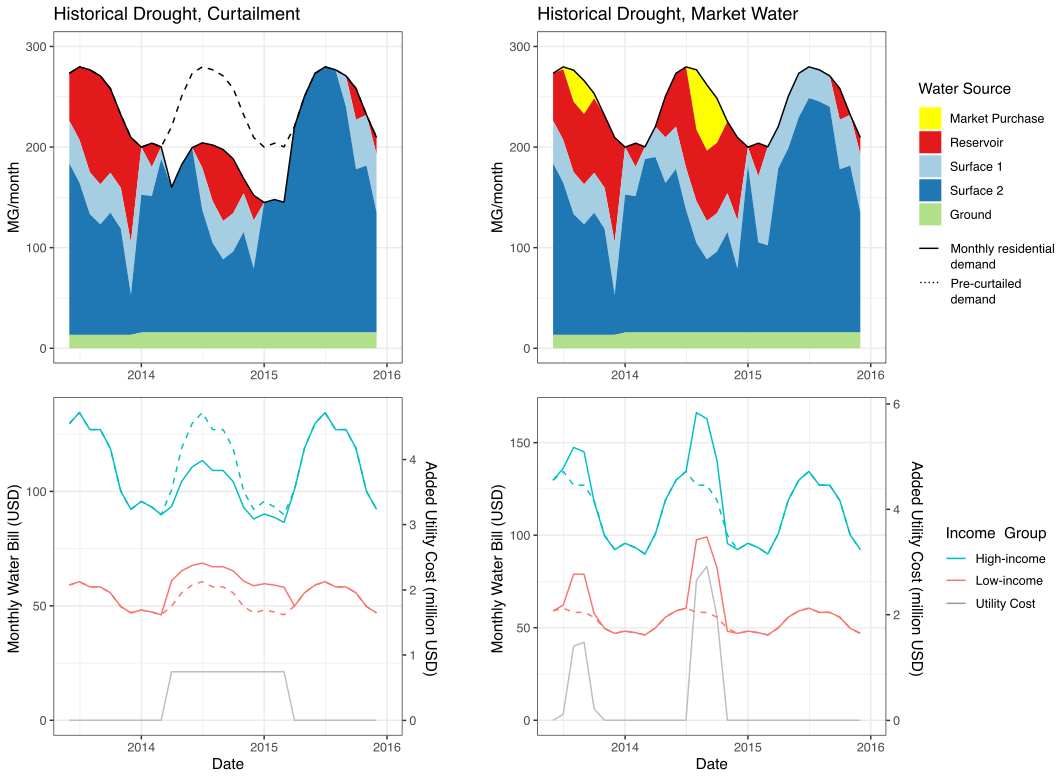

R code for this plot:
# paper 1 figure drafts

# figure 1 ---------------------------------------------------------------------
# left is a schematic, right is model outputs


# add a whole other column for another drought scenario
# make reservoir level and cost 1/2 hight, make bill and demand bigg

library(ggplot2)
library(reshape2)
library(cowplot)
library(readr)
library(GGally)
library(dplyr)
library(ggrepel)
library(viridis)
library(hrbrthemes)
library(reshape2)
library("scales")
library("ggsci")
library(cowplot)

path = "../../outputs/santa_cruz/experiments/plot1"
#write_path = "./balance_plots"
param_list <- read.csv(paste0(path, "/parameter_list.csv"))
scenarios <- readr::parse_number(list.files(path,pattern="*output*"))

# do a for loop here getting the scenarios from scenarios
i <-1
outputs_c <- read.csv(paste0(path, "/", scenarios[i], '_outputs.csv'))
outputs_c$Date <- as.Date(outputs_c$Date)

outputs_m <- read.csv(paste0(path, "/", scenarios[i+1], '_outputs.csv'))
outputs_m$Date <- as.Date(outputs_m$Date)

# get the bills
bills_c <- read.csv(paste0(path, "/", scenarios[i], '_hh_bills.csv'))
bills_c$Date <- outputs_c$Date

bills_c$dp <- rowMeans(cbind(bills_c$X7500, bills_c$X12500, bills_c$X17500))
bills_c$hi <-
  rowMeans(cbind(bills_c$X137500, bills_c$X175000, bills_c$X250000))

bills_m <- read.csv(paste0(path, "/", scenarios[i+1], '_hh_bills.csv'))
bills_m$Date <- outputs_m$Date

bills_m$dp <- rowMeans(cbind(bills_m$X7500, bills_m$X12500, bills_m$X17500))
bills_m$hi <-
  rowMeans(cbind(bills_m$X137500, bills_m$X175000, bills_m$X250000))


demand_c <- read.csv(paste0(path,"/",scenarios[i],'_hh_demand.csv'))
demand_c$Date <- outputs_c$Date

demand_c$dp <- rowMeans(cbind(demand_c$X7500,demand_c$X12500,demand_c$X17500))
demand_c$hi <- rowMeans(cbind(demand_c$X137500,demand_c$X175000,demand_c$X250000))

demand_c$dp_ped_only <- rowMeans(cbind(demand_c$ped_7500,demand_c$ped_12500,demand_c$ped_17500))
demand_c$hi_ped_only <- rowMeans(cbind(demand_c$ped_137500,demand_c$ped_175000,demand_c$ped_250000))

demand_c$dp_mand_only <- rowMeans(cbind(demand_c$mandonly_7500,demand_c$mandonly_12500,demand_c$mandonly_17500))
demand_c$hi_mand_only <- rowMeans(cbind(demand_c$mandonly_137500,demand_c$mandonly_175000,demand_c$mandonly_250000))

demand_c$dp_baseline <- rowMeans(cbind(demand_c$raw_7500,demand_c$raw_12500,demand_c$raw_17500))
demand_c$hi_baseline <- rowMeans(cbind(demand_c$raw_137500,demand_c$raw_175000,demand_c$raw_250000))


# and now the market versions
demand_m <- read.csv(paste0(path,"/",scenarios[i+1],'_hh_demand.csv'))
demand_m$Date <- outputs_m$Date

demand_m$dp <- rowMeans(cbind(demand_m$X7500,demand_m$X12500,demand_m$X17500))
demand_m$hi <- rowMeans(cbind(demand_m$X137500,demand_m$X175000,demand_m$X250000))

demand_m$dp_ped_only <- rowMeans(cbind(demand_m$ped_7500,demand_m$ped_12500,demand_m$ped_17500))
demand_m$hi_ped_only <- rowMeans(cbind(demand_m$ped_137500,demand_m$ped_175000,demand_m$ped_250000))

demand_m$dp_mand_only <- rowMeans(cbind(demand_m$mandonly_7500,demand_m$mandonly_12500,demand_m$mandonly_17500))
demand_m$hi_mand_only <- rowMeans(cbind(demand_m$mandonly_137500,demand_m$mandonly_175000,demand_m$mandonly_250000))

demand_m$dp_baseline <- rowMeans(cbind(demand_m$raw_7500,demand_m$raw_12500,demand_m$raw_17500))
demand_m$hi_baseline <- rowMeans(cbind(demand_m$raw_137500,demand_m$raw_175000,demand_m$raw_250000))

# now get the DP and HI bills for the other three
bills_c$dp_demand_only <- rowMeans(cbind(bills_c$demandonly_7500,bills_c$demandonly_12500,bills_c$demandonly_17500))
bills_c$hi_demand_only <- rowMeans(cbind(bills_c$demandonly_137500,bills_c$demandonly_175000,bills_c$demandonly_250000))
# &^^ this one is the 'lower bound' 

bills_c$dp_rate_only <- rowMeans(cbind(bills_c$rateonly_7500,bills_c$rateonly_12500,bills_c$rateonly_17500))
bills_c$hi_rate_only <- rowMeans(cbind(bills_c$rateonly_137500,bills_c$rateonly_175000,bills_c$rateonly_250000))

bills_c$dp_no_change <-rowMeans(cbind(bills_c$raw_7500,bills_c$raw_12500,bills_c$raw_17500))
bills_c$hi_no_change <-rowMeans(cbind(bills_c$raw_137500,bills_c$raw_175000,bills_c$raw_250000))

# and the m

# now get the DP and HI bills for the other three
bills_m$dp_demand_only <- rowMeans(cbind(bills_m$demandonly_7500,bills_m$demandonly_12500,bills_m$demandonly_17500))
bills_m$hi_demand_only <- rowMeans(cbind(bills_m$demandonly_137500,bills_m$demandonly_175000,bills_m$demandonly_250000))
# &^^ this one is the 'lower bound' 

bills_m$dp_rate_only <- rowMeans(cbind(bills_m$rateonly_7500,bills_m$rateonly_12500,bills_m$rateonly_17500))
bills_m$hi_rate_only <- rowMeans(cbind(bills_m$rateonly_137500,bills_m$rateonly_175000,bills_m$rateonly_250000))

bills_m$dp_no_change <-rowMeans(cbind(bills_m$raw_7500,bills_m$raw_12500,bills_m$raw_17500))
bills_m$hi_no_change <-rowMeans(cbind(bills_m$raw_137500,bills_m$raw_175000,bills_m$raw_250000))

# NA fix
outputs_c[is.na(outputs_c)] <- 0
outputs_m[is.na(outputs_m)] <- 0

# fix plot error by shrinking northcoast m
outputs_m$northCoast <-  (outputs_m$totalDemand-(outputs_m$market_buy+outputs_m$res_drawdown+outputs_m$taitStreet+outputs_m$ground))

# fix outputs_c to reflect actual water 'dispatch' order
for (i in 1:nrow(outputs_c)){
  def <- (outputs_c$ground[i]+outputs_c$northCoast[i]+outputs_c$taitStreet[i]+outputs_c$res_drawdown[i])-outputs_c$totalDemand[i]
  print(def)
  if ( def > 0){
    
    if (def<outputs_c$res_drawdown[i]){
      outputs_c$res_drawdown[i] <- outputs_c$res_drawdown[i] - def
      
      
    }else{
      def <- def-outputs_c$res_drawdown[i]
      outputs_c$res_drawdown[i] <- 0 
      
      # gotta go to the next
      if (def<outputs_c$northCoast){
        outputs_c$northCoast[i] <- outputs_c$northCoast[i]-def
        
      }else{
          # on to the next thing
          def <- def-outputs_c$northCoast[i]
          outputs_c$northCoast[i] <- 0
          
          if (def<outputs_c$taitStreet[i]){
            outputs_c$taitStreet[i] <- outputs_c$taitStreet[i]-def 
            
          }
      }
    }
      
  }
}

# get parameters
these_params <- param_list[which(param_list$X == scenarios[i]), ]

# set limit dates
ll_date = as.Date("2013-06-01")
ul_date = as.Date("2015-12-31")
outputs_c_melted <-
  melt(
    outputs_c,
    id.vars = "Date",
    measure.vars = c(
      "northCoast",
      "taitStreet",
      "res_drawdown",
      "build_prod",
      "ground",
      "deficit",
      'market_buy'
    )
  )

outputs_m_melted <-
  melt(
    outputs_m,
    id.vars = "Date",
    measure.vars = c(
      "northCoast",
      "taitStreet",
      "res_drawdown",
      "build_prod",
      "ground",
      "deficit",
      'market_buy'
    )
  )


outputs_c_melted$variable <-
  factor(
    outputs_c_melted$variable,
    levels = c(
      "deficit",
      "market_buy",
      "res_drawdown",
      "northCoast",
      "taitStreet",
      "ground",
      "build_prod"
    )
  )

outputs_m_melted$variable <- factor(
  outputs_m_melted$variable,
  levels = c(
    "deficit",
    "market_buy",
    "res_drawdown",
    "northCoast",
    "taitStreet",
    "ground",
    "build_prod"
  )
)

p_top_c <-
  ggplot() + geom_area(data = outputs_c_melted, aes(x = Date, y = value, fill =
                                                      variable)) +
  xlim(c(ll_date,ul_date))+
  geom_line(data = outputs_c, aes(x = Date, y = totalDemand)) +
  geom_line(data = outputs_c,
            aes(x = Date, y = unadjusted_demand),
            linetype = "dashed") +
  theme_bw() +
  scale_fill_manual(
    values = c(
      '#ff00ff',
      '#ffff00',
      '#e31a1c',
      '#a6cee3',
      '#1f78b4',
      '#b2df8a',
      '#33a02c',
      '#fb9a99'
    )
  ) +
  ylab("MG/month") + ggtitle(paste0("Historical Drought, Curtailment")) +
  theme(axis.title.x=element_blank())+ylim(c(0,300))

top_leg <- get_legend(p_top_c)

p_top_c <- p_top_c + theme(legend.position = "none")
# now: we need P_top M

p_top_m <-
  ggplot() + geom_area(data = outputs_m_melted, aes(x = Date, y = value, fill =
                                                      variable)) +
  xlim(c(ll_date,ul_date))+
  geom_line(data = outputs_m, aes(x = Date, y = totalDemand)) +
  
  theme_bw() +
  scale_fill_manual(
    values = c(
      '#ff00ff',
      '#ffff00',
      '#e31a1c',
      '#a6cee3',
      '#1f78b4',
      '#b2df8a',
      '#33a02c',
      '#fb9a99'
    )
  ) +
  ylab("MG/month") + ggtitle(paste0("Historical Drought, Market Water")) +
  theme(axis.title.x=element_blank())+ylim(c(0,300))+ theme(legend.position = "none")


#p_top_m

# now do the bottom parts 
p_utility_cost <-
  ggplot() + geom_line(data = outputs_c, aes(x = Date, y = monthlyCost)) +
  theme_bw() +xlim(c(ll_date,ul_date))+
  ylab("Monthly Utility Cost ($)") +
  scale_y_continuous(labels = scales::dollar_format())+
  geom_line(data=outputs_m,aes(x=Date,y=monthlyCost),color="blue")+
  theme(axis.title.x=element_blank())

# melt the low income and high income costs into each
bills_c_melted <-
  melt(
    bills_c,
    id.vars = "Date",
    measure.vars = c("dp", "hi"),
    variable.name = "Income_Group"
  )

bills_m_melted <-
  melt(
    bills_m,
    id.vars = "Date",
    measure.vars = c("dp", "hi"),
    variable.name = "Income_Group"
  )

# add the utility cost to this, requires some 
scaling_factor <- max(bills_c_melted$value)/max(outputs_c$monthlyCost)


scaling_factor_m <- (.5*max(bills_m_melted$value))/max(outputs_m$monthlyCost)


bills_plot_c <- ggplot() + geom_line(data=bills_c_melted,aes(x=Date,y=value,color=Income_Group))+theme_bw()+ xlim(c(ll_date,ul_date))+
  geom_line(data=outputs_c,aes(x=Date,y=monthlyCost*scaling_factor_m),color="gray")+
  scale_y_continuous(name="Monthly Water Bill (USD)",sec.axis = sec_axis(~./scaling_factor_m,name="Added Utility Cost (USD)"))+
  geom_line(data=bills_c,aes(x=Date,y=dp_no_change),linetype="dashed",color="#F8766D")+
  geom_line(data=bills_c,aes(x=Date,y=hi_no_change),linetype="dashed",color="#00BFC4") + theme(legend.position = "none")
 
  
bills_plot_c

# now add the 'what it should have been
bills_plot <- ggplot() + geom_line(data=bills_c,aes(x=Date,y=dp_no_change),linetype="dashed",color="black")
#bills_plot <- bills_plot + geom_line(data=bills_c,aes(x=Date,y=hi_no_change),linetype="dashed",color="gray")



bills_plot_m <- ggplot() + geom_line(data=bills_m_melted,aes(x=Date,y=value,color=Income_Group))+theme_bw()+ xlim(c(ll_date,ul_date))+
  geom_line(data=outputs_m,aes(x=Date,y=monthlyCost*scaling_factor_m),color="gray")+
  scale_y_continuous(name="Monthly Water Bill (USD)",sec.axis = sec_axis(~./scaling_factor_m,name="Added Utility Cost (USD)"))+
  geom_line(data=bills_c,aes(x=Date,y=dp_no_change),linetype="dashed",color="#F8766D")+
  geom_line(data=bills_c,aes(x=Date,y=hi_no_change),linetype="dashed",color="#00BFC4")

bottom_leg <- get_legend(bills_plot_m)
bills_plot_m <- bills_plot_m + theme(legend.position = "none")
bills_plot_m

# now add the 'what it should have been

plot_c <- plot_grid(p_top_c,bills_plot_c,nrow=2,align = 'v', axis = 'lr')
plot_m <- plot_grid(p_top_m,bills_plot_m,nrow=2,align = 'v',axis='lr')
p_leg <- plot_grid(top_leg,bottom_leg,nrow=2)
p_final <- plot_grid(plot_c,plot_m,p_leg,nrow=1,rel_widths = c(1,1,.15))

ggsave(p_final,filename = "~/Documents/__college/reseach_stuff/hr2w_droughts/analysis/sc/draft_figure_1_AGU.pdf",width=5,height=3,unit="in",scale=1.75)
